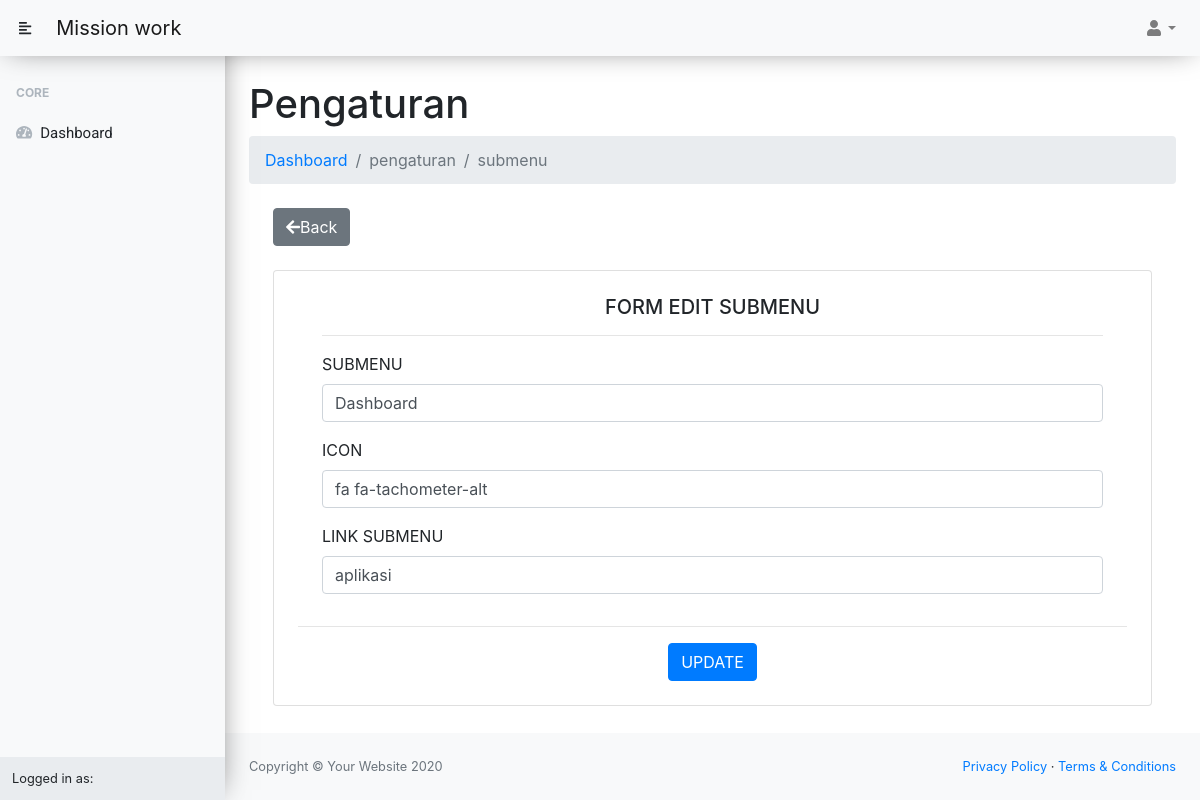
/pengaturan/submenu/edit/8, run on the app's committed database.
### tables this page shows
CREATE TABLE `sub_menu` (
  `id` int(11) NOT NULL,
  `id_menu` int(11) NOT NULL,
  `icon` varchar(220) NOT NULL,
  `submenu` varchar(100) NOT NULL,
  `link` varchar(150) NOT NULL
);

### application/controllers/pengaturan/Submenu.php (called while the page is built, shortened)
<?php
class Submenu extends CI_Controller
{
    public function __construct()
    {
        $this->load->library('form_validation');
        $this->load->model('pengaturan/submenu_model');
    }
    public function edit($id)
    {
        $data['submenu'] = $this->submenu_model->getById($id);
        $this->load->view('pengaturan/menu/submenu/edit', $data);
    }
}

### index.php (called while the page is built, shortened)
<?php
require_once BASEPATH.'core/CodeIgniter.php';

### application/models/pengaturan/Submenu_model.php (called while the page is built, shortened)
<?php
class Submenu_model extends CI_Model
{
    public function getById($id)
    {
        return $this->db->get_where('sub_menu', ['id' => $id])->row();
    }
}

### application/views/pengaturan/menu/submenu/edit.php (the view, shortened to what this page needs)
<div class="container">
    <a href="<?= base_url('submenu/read/' . $submenu->id_menu) ?>" class="btn btn-secondary mb-4"><i class="fa fa-arrow-left"></i>Back</a>
    <form action="" method="post">
        <div class="card p-4">
            <div class="container">
                <h5 class="text-center">FORM EDIT SUBMENU</h5>
                <hr>
                <div class="form-group">
                    <label for="submenu">SUBMENU</label>
                    <input type="text" value="<?= $submenu->submenu; ?>" name="submenu" id="submenu" class="form-control">
                </div>
                <div class="form-group">
                    <label for="icon">ICON</label>
                    <input type="text" value="<?= $submenu->icon; ?>" name="icon" id="icon" class="form-control">
                </div>
                <div class="form-group">
                    <label for="link">LINK SUBMENU</label>
                    <input type="text" value="<?= $submenu->link; ?>" name="link" id="link" class="form-control">
                </div>
            </div>
            <hr>
            <div class="text-center">
                <button class="btn btn-primary">UPDATE</button>
            </div>
        </div>
    </form>
</div>

### data on the page
sub_menu: submenu "Dashboard", icon "fa fa-tachometer-alt", link "aplikasi"

### other printed values
$this->uri->segment(1) "Pengaturan"
$this->uri->segment(1) "pengaturan"
$this->uri->segment(2) "submenu"
